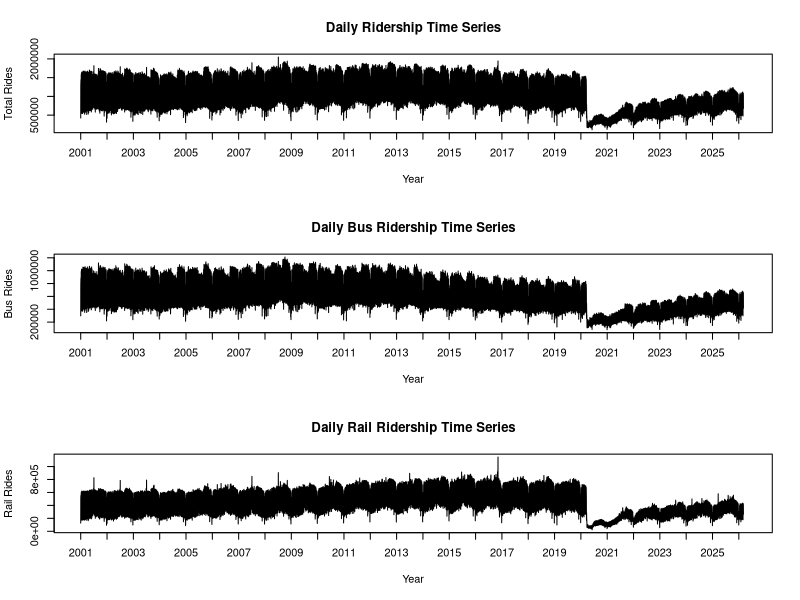
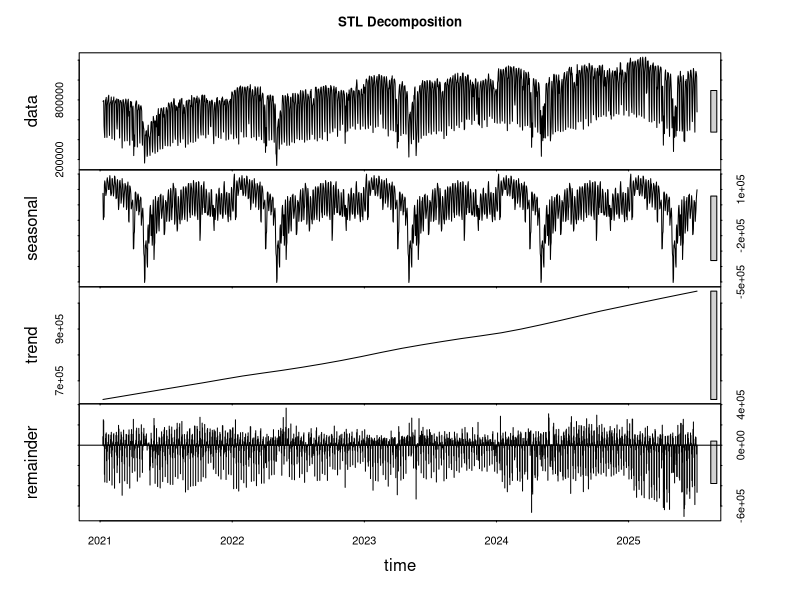
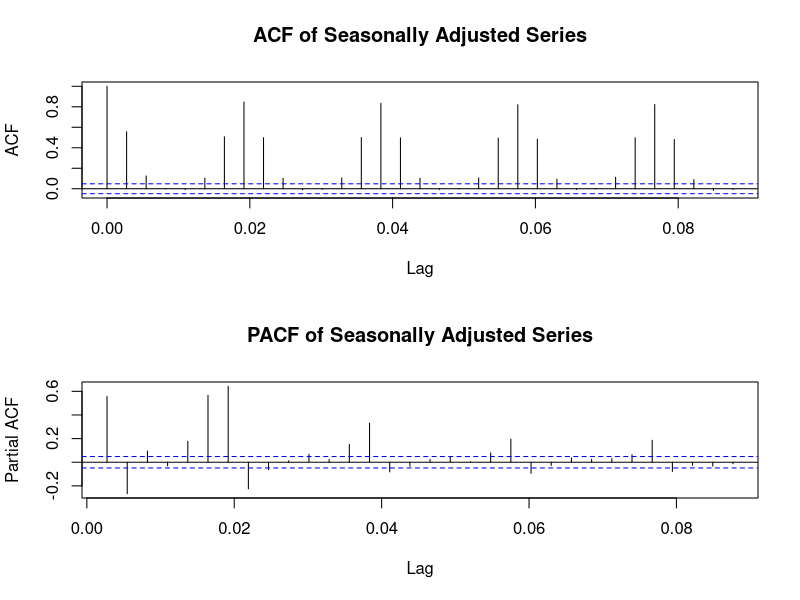
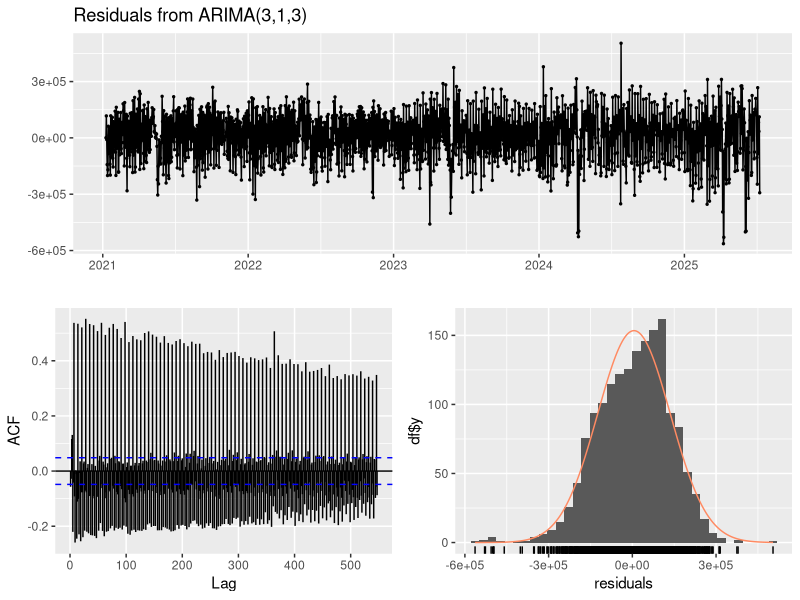
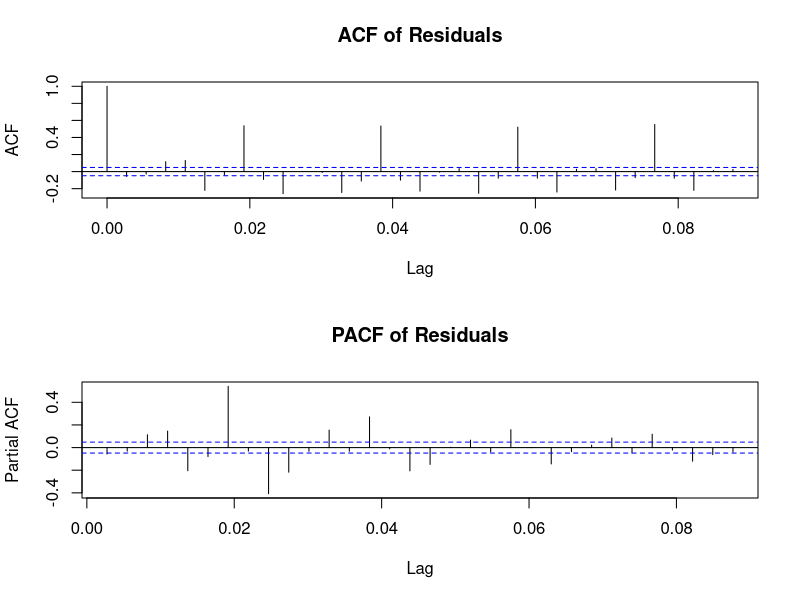
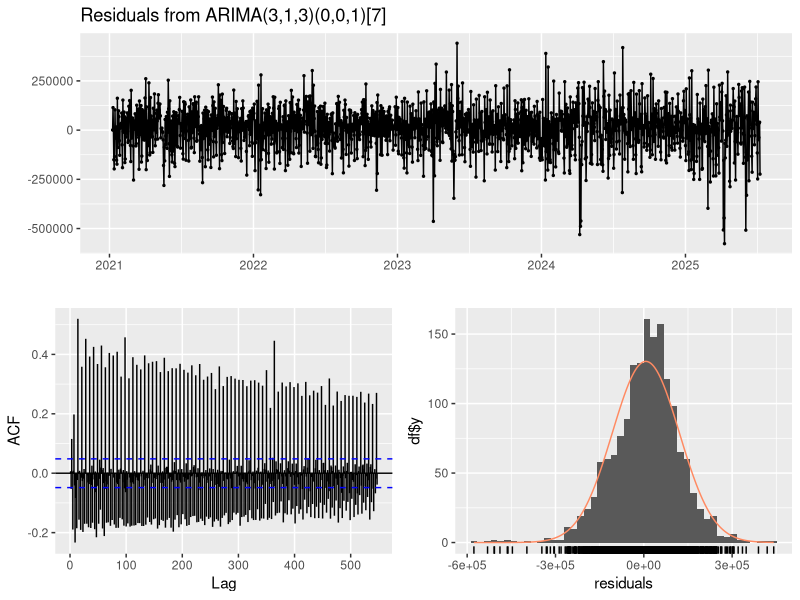
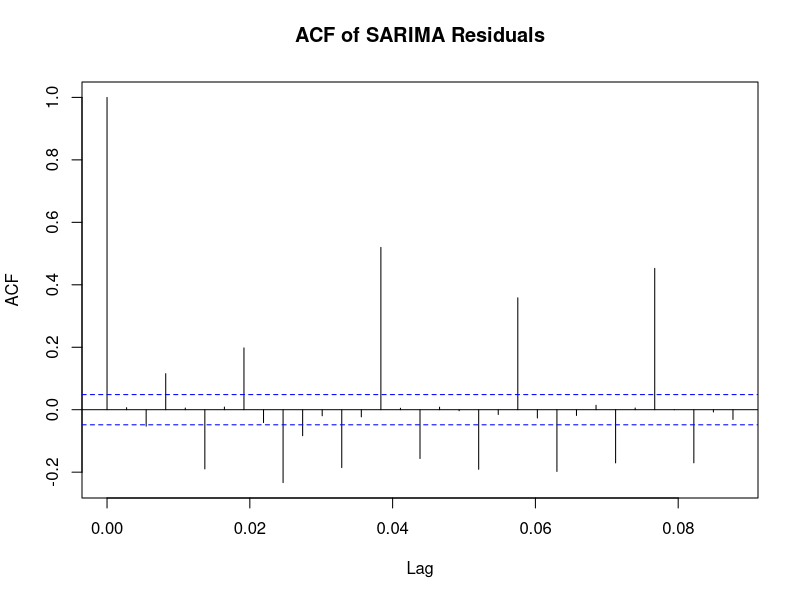
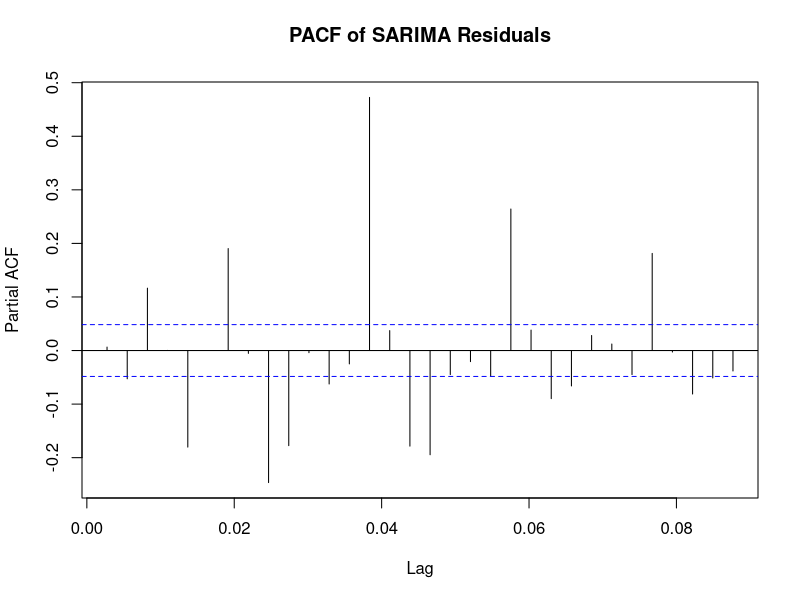

Here is the R script that generated these plots, in order:
library(readr)
library(dplyr)
library(tseries)
library(forecast)
library(ggplot2)
library(gridExtra)
data = read_csv("CTA_-_Ridership_-_Daily_Boarding_Totals_2026.csv")
data$service_date = as.Date(data$service_date, format="%m/%d/%Y")
data$covid_dummy = ifelse(data$service_date >= as.Date("2020-03-01"), 1, 0)
ts_data = ts(data$total_rides, start = c(2001, 1), frequency = 365)
ts_bus  = ts(data$bus, start = c(2001, 1), frequency = 365)
ts_rail = ts(data$rail_boardings, start = c(2001, 1), frequency = 365)
par(mfrow = c(3,1))
plot(ts_data, main = "Daily Ridership Time Series", xlab = "Year", ylab = "Total Rides", xaxt = "n")
axis(1, at = seq(2001, 2026, by = 1), labels = seq(2001, 2026, by = 1))
plot(ts_bus, main = "Daily Bus Ridership Time Series", xlab = "Year", ylab = "Bus Rides", xaxt = "n")
axis(1, at = seq(2001, 2026, by = 1), labels = seq(2001, 2026, by = 1))
plot(ts_rail, main = "Daily Rail Ridership Time Series", xlab = "Year", ylab = "Rail Rides", xaxt = "n")
axis(1, at = seq(2001, 2026, by = 1), labels = seq(2001, 2026, by = 1))
par(mfrow = c(1,1))
after_Covid = data %>% 
  filter(service_date >= as.Date("2021-09-01"))
ts_Covid = ts(after_Covid$total_rides, start = c(2021, 9), frequency = 365)
stl_Covid = stl(ts_Covid, s.window = "periodic", robust = TRUE)
plot(stl_Covid, main = "STL Decomposition")
sa_stl_Covid = seasadj(stl_Covid)
adf.test(sa_stl_Covid)
kpss.test(sa_stl_Covid)
par(mfrow = c(2,1))
acf(sa_stl_Covid, main = "ACF of Seasonally Adjusted Series")
pacf(sa_stl_Covid, main = "PACF of Seasonally Adjusted Series")
par(mfrow = c(1,1))
model_111 = arima(sa_stl_Covid, order = c(1,1,1))
model_211 = arima(sa_stl_Covid, order = c(2,1,1))
model_311 = arima(sa_stl_Covid, order = c(3,1,1))
model_212 = arima(sa_stl_Covid, order = c(2,1,2))
model_312 = arima(sa_stl_Covid, order = c(3,1,2))
model_313 = arima(sa_stl_Covid, order = c(3,1,3))
AIC(model_111, model_211, model_311, model_212, model_312, model_313)
best_model = model_313
checkresiduals(best_model)
adf.test(residuals(best_model))
kpss.test(residuals(best_model))
par(mfrow = c(2,1))
acf(residuals(best_model), main = "ACF of Residuals")
pacf(residuals(best_model), main = "PACF of Residuals")
par(mfrow = c(1,1))
Box.test(residuals(best_model), lag = 30, type = "Ljung")
sarima= arima(sa_stl_Covid,
                    order = c(3,1,3),
                    seasonal = list(order = c(0,0,1), period = 7))
checkresiduals(sarima)
adf.test(residuals(sarima))
kpss.test(residuals(sarima))
acf(residuals(sarima), main = "ACF of SARIMA Residuals")
pacf(residuals(sarima), main = "PACF of SARIMA Residuals")
Box.test(residuals(sarima), lag = 30, type = "Ljung")
sarimax_model = arima(data$total_rides,
                      order = c(3,1,2),
                      seasonal = list(order = c(1,0,1), period = 7),
                      xreg = data$covid_dummy)
res_sarimax = na.omit(residuals(sarimax_model))
adf.test(res_sarimax)
kpss.test(res_sarimax)
AIC(sarimax_model,
    sarima,
    best_model)
forecast= forecast(sarima, h = 31)
seasonality_march = stl_Covid$time.series[, "seasonal"][
  (after_Covid$service_date >= as.Date("2025-03-01") &
  after_Covid$service_date <= as.Date("2025-03-31"))]
forecast_final = as.numeric(forecast$mean) + as.numeric(seasonality_march)
mean(forecast_final)
sum(forecast_final)
forecast_ts = ts(forecast_final, start = c(2026, 3), frequency = 365)
p1 = autoplot(forecast_ts) +
  xlab("Date") +
  ylab("Ridership") +
  ggtitle("Time Series Forecast for March 2026")
march_2025 = data %>% 
  filter(service_date >= as.Date("2025-03-01") & service_date <= as.Date("2025-03-31"))
mean(march_2025$total_rides)
sum(march_2025$total_rides)
p2 = autoplot(ts(march_2025$total_rides, start = c(2025, 3), frequency = 365)) +
  xlab("Date") +
  ylab("Ridership") +
  ggtitle("Actual Ridership for March 2025")
grid.arrange(p1, p2, ncol = 1)
